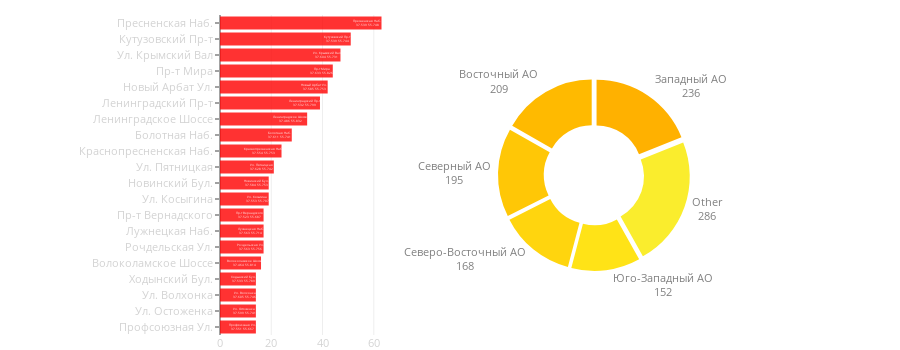

Notebook code for this chart:
### Code cell
def street_area_combine_plot(streets_barchart_y, 
                             streets_barchart_x,
                             lat, lon,
                             areas_barchart_values, 
                             areas_piechart_labels):    
    HOLE = 0.5
    PULL = 0.05
    PIE_AREA_X = [0.1, 1.0]
    PIE_AREA_Y = [0.2, 0.8]
    BAR_CHART_OPACITY = 0.8
    BAR_CHART_COLOR = 'red'
    BAR_CHART_CM = "Wistia"
    BAR_CHART_LEGEND_X = 0.55
    BAR_CHART_LEGEND_Y = 0.0
    
    TICK_LEN = 4
    PLOT_HEIGHT = 350
    PLOT_WIDTH = 900
    BAR_CHART_AREA_X = [0, 0.25]
    BAR_CHART_AREA_Y = [0, 1.0]
    MARGIN = go.layout.Margin(l=220, t=15, b=15, r=0)
    
    BAR_CHART_FONT_COLOR = 'lightgrey'
    BAR_CHART_FONT_SIZE = 11
    PIE_CHART_FONT_COLOR = 'grey'
    PIE_CHART_FONT_SIZE = 11
    
    MIN_COLOR_VALUE = 0.20
    MAX_COLOR_VALUE = 0.60
    
    colormap = matplotlib.cm.get_cmap(BAR_CHART_CM)
    
    norm_val = np.linspace(MAX_COLOR_VALUE, 
                           MIN_COLOR_VALUE, 
                           len(areas_barchart_values))
    
    pieces_colors = list(map(lambda x: 
                             matplotlib.colors.rgb2hex(colormap(x)), 
                             norm_val))
    
    round3 = lambda x: round(float(x), 3)
    hover_format = lambda x, y, z: "{}<br>{:.3f} {:.3f}".format(x, round3(y), round3(z))
    bar_hover = list(map(hover_format, streets_barchart_y, lat, lon))
    
    data = [go.Bar(y=streets_barchart_y,
                    x=streets_barchart_x,
                    marker=dict(color=BAR_CHART_COLOR), 
                    orientation='h',
                    text=bar_hover,
                    hoverinfo='text',
                    opacity=BAR_CHART_OPACITY, 
                    showlegend=False),

            go.Pie(values=areas_barchart_values,
                    labels=areas_piechart_labels,
                    domain=dict(x=PIE_AREA_X, y=PIE_AREA_Y),
                    hoverinfo="label+percent+value",
                    textinfo='label+value', 
                    textposition='outside',
                    hole=HOLE,
                    sort=False,
                    textfont=dict(size=PIE_CHART_FONT_SIZE, 
                                  color=PIE_CHART_FONT_COLOR),
                    marker=dict(colors=pieces_colors), 
                    pull=PULL)]
    
    layout = go.Layout(height=PLOT_HEIGHT, width=PLOT_WIDTH,
                       showlegend=False, 
                       margin=MARGIN, 
                       hovermode='closest',
                       xaxis=dict(domain=BAR_CHART_AREA_X, 
                                  tickfont=dict(color=BAR_CHART_FONT_COLOR,
                                                size=BAR_CHART_FONT_SIZE)),
                       yaxis=dict(domain=BAR_CHART_AREA_Y, 
                                  autorange="reversed", 
                                  ticklen=TICK_LEN, 
                                  tickfont=dict(size=BAR_CHART_FONT_SIZE, 
                                                color=BAR_CHART_FONT_COLOR)))
    fig = go.Figure(data=data, layout=layout)
    py.iplot(fig, show_link=False)

    
N_AREAS_VISUALIZED = 5
N_STREETS_VISUALIZED = 20
OTHER_LABEL = "Other"

streets_table_shrinked = streets_table[:N_STREETS_VISUALIZED]
area_activity_shrinked = area_activity[:N_AREAS_VISUALIZED] + [sum(area_activity[N_AREAS_VISUALIZED+1:])]
areas_labels_shrinked = areas[:N_AREAS_VISUALIZED] + [OTHER_LABEL]

street_area_combine_plot(streets_table_shrinked[STREET_COLUMN],
                         streets_table_shrinked['counter'],
                         streets_table_shrinked['latitude'],
                         streets_table_shrinked['longtitude'],
                         area_activity_shrinked,
                         areas_labels_shrinked)

### Figure 1 — Plotly figure (JSON) as saved in the notebook; plotly's stock layout.template omitted (floating-point values rounded to 4 significant figures)
{"data": [{"hoverinfo": "text", "marker": {"color": "red"}, "opacity": 0.8, "orientation": "h", "showlegend": false, "text": ["Пресненская Наб.<br>37.539 55.748", "Кутузовский Пр-т<br>37.539 55.744", "Ул. Крымский Вал<br>37.604 55.731", "Пр-т Мира<br>37.633 55.826", "Новый Арбат Ул.<br>37.585 55.753", "Ленинградский Пр-т<br>37.532 55.799", "Ленинградское Шоссе<br>37.486 55.832", "Болотная Наб.<br>37.611 55.741", "Краснопресненская Наб.<br>37.554 55.753", "Ул. Пятницкая<br>37.628 55.742", "Новинский Бул.<br>37.584 55.753", "Ул. Косыгина<br>37.553 55.707", "Пр-т Вернадского<br>37.523 55.687", "Лужнецкая Наб.<br>37.563 55.714", "Рочдельская Ул.<br>37.563 55.756", "Волоколамское Шоссе<br>37.464 55.814", "Ходынский Бул.<br>37.533 55.789", "Ул. Волхонка<br>37.605 55.746", "Ул. Остоженка<br>37.599 55.741", "Профсоюзная Ул.<br>37.551 55.667"], "type": "bar", "uid": "243d6608-2b0b-11e9-827a-3c15c2cf2370", "x": [63, 51, 47, 44, 42, 39, 34, 28, 24, 21, 19, 19, 17, 17, 17, 16, 14, 14, 14, 14], "y": ["Пресненская Наб.", "Кутузовский Пр-т", "Ул. Крымский Вал", "Пр-т Мира", "Новый Арбат Ул.", "Ленинградский Пр-т", "Ленинградское Шоссе", "Болотная Наб.", "Краснопресненская Наб.", "Ул. Пятницкая", "Новинский Бул.", "Ул. Косыгина", "Пр-т Вернадского", "Лужнецкая Наб.", "Рочдельская Ул.", "Волоколамское Шоссе", "Ходынский Бул.", "Ул. Волхонка", "Ул. Остоженка", "Профсоюзная Ул."]}, {"domain": {"x": [0.1, 1], "y": [0.2, 0.8]}, "hole": 0.5, "hoverinfo": "label+percent+value", "labels": ["Западный АО", "Восточный АО", "Северный АО", "Северо-Восточный АО", "Юго-Западный АО", "Other"], "marker": {"colors": ["#ffb100", "#ffba00", "#ffc706", "#ffd50e", "#ffe317", "#faed2d"]}, "pull": 0.05, "sort": false, "textfont": {"color": "grey", "size": 11}, "textinfo": "label+value", "textposition": "outside", "type": "pie", "uid": "243d6928-2b0b-11e9-941e-3c15c2cf2370", "values": [236, 209, 195, 168, 152, 286]}], "layout": {"height": 350, "hovermode": "closest", "margin": {"b": 15, "l": 220, "r": 0, "t": 15}, "showlegend": false, "width": 900, "xaxis": {"domain": [0, 0.25], "tickfont": {"color": "lightgrey", "size": 11}}, "yaxis": {"autorange": "reversed", "domain": [0, 1], "tickfont": {"color": "lightgrey", "size": 11}, "ticklen": 4}}}
